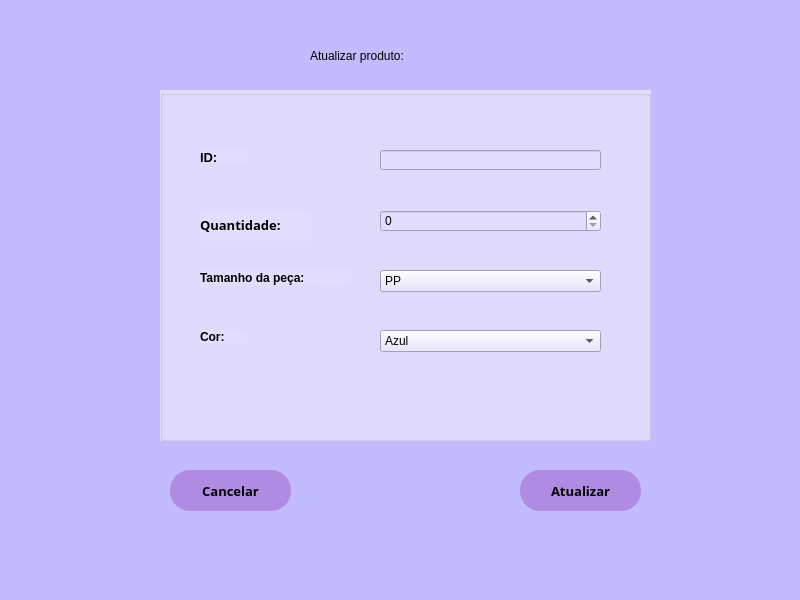
<?xml version="1.0" encoding="UTF-8"?>
<ui version="4.0">
 <class>tl_atualizar</class>
 <widget class="QMainWindow" name="tl_atualizar">
  <property name="geometry">
   <rect>
    <x>0</x>
    <y>0</y>
    <width>800</width>
    <height>600</height>
   </rect>
  </property>
  <property name="windowTitle">
   <string>MainWindow</string>
  </property>
  <property name="styleSheet">
   <string notr="true">background-color: rgb(195, 187, 255);</string>
  </property>
  <widget class="QWidget" name="centralwidget">
   <widget class="QLabel" name="label">
    <property name="geometry">
     <rect>
      <x>310</x>
      <y>30</y>
      <width>231</width>
      <height>51</height>
     </rect>
    </property>
    <property name="styleSheet">
     <string notr="true">font: 22pt &quot;Tw Cen MT Condensed Extra Bold&quot;;</string>
    </property>
    <property name="text">
     <string>Atualizar produto:</string>
    </property>
   </widget>
   <widget class="QGroupBox" name="groupBox">
    <property name="geometry">
     <rect>
      <x>160</x>
      <y>90</y>
      <width>491</width>
      <height>351</height>
     </rect>
    </property>
    <property name="styleSheet">
     <string notr="true">
background-color: rgb(226, 221, 255);</string>
    </property>
    <property name="title">
     <string/>
    </property>
    <widget class="QLabel" name="label_2">
     <property name="geometry">
      <rect>
       <x>40</x>
       <y>120</y>
       <width>111</width>
       <height>31</height>
      </rect>
     </property>
     <property name="font">
      <font>
       <family>Perpetua Titling MT</family>
       <pointsize>10</pointsize>
       <weight>3</weight>
       <italic>false</italic>
       <bold>false</bold>
      </font>
     </property>
     <property name="styleSheet">
      <string notr="true">font: 25 10pt &quot;Perpetua Titling MT&quot;;
</string>
     </property>
     <property name="text">
      <string>&lt;html&gt;&lt;head/&gt;&lt;body&gt;&lt;p&gt;&lt;span style=&quot; font-weight:600;&quot;&gt;Quantidade:&lt;/span&gt;&lt;/p&gt;&lt;/body&gt;&lt;/html&gt;</string>
     </property>
    </widget>
    <widget class="QSpinBox" name="atualizar_quantidade">
     <property name="geometry">
      <rect>
       <x>220</x>
       <y>120</y>
       <width>221</width>
       <height>22</height>
      </rect>
     </property>
    </widget>
    <widget class="QLabel" name="label_4">
     <property name="geometry">
      <rect>
       <x>40</x>
       <y>180</y>
       <width>151</width>
       <height>16</height>
      </rect>
     </property>
     <property name="styleSheet">
      <string notr="true">font: 25 10pt &quot;Perpetua Titling MT&quot;;</string>
     </property>
     <property name="text">
      <string>&lt;html&gt;&lt;head/&gt;&lt;body&gt;&lt;p&gt;&lt;span style=&quot; font-weight:600;&quot;&gt;Tamanho da peça:&lt;/span&gt;&lt;/p&gt;&lt;/body&gt;&lt;/html&gt;</string>
     </property>
    </widget>
    <widget class="QComboBox" name="atualizar_tamanho">
     <property name="geometry">
      <rect>
       <x>220</x>
       <y>180</y>
       <width>221</width>
       <height>22</height>
      </rect>
     </property>
     <item>
      <property name="text">
       <string>PP</string>
      </property>
     </item>
     <item>
      <property name="text">
       <string>P</string>
      </property>
     </item>
     <item>
      <property name="text">
       <string>M</string>
      </property>
     </item>
     <item>
      <property name="text">
       <string>G</string>
      </property>
     </item>
     <item>
      <property name="text">
       <string>GG</string>
      </property>
     </item>
    </widget>
    <widget class="QLabel" name="label_6">
     <property name="geometry">
      <rect>
       <x>40</x>
       <y>240</y>
       <width>47</width>
       <height>13</height>
      </rect>
     </property>
     <property name="styleSheet">
      <string notr="true">font: 25 10pt &quot;Perpetua Titling MT&quot;;</string>
     </property>
     <property name="text">
      <string>&lt;html&gt;&lt;head/&gt;&lt;body&gt;&lt;p&gt;&lt;span style=&quot; font-weight:600;&quot;&gt;Cor:&lt;/span&gt;&lt;/p&gt;&lt;/body&gt;&lt;/html&gt;</string>
     </property>
    </widget>
    <widget class="QComboBox" name="atualizar_cor">
     <property name="geometry">
      <rect>
       <x>220</x>
       <y>240</y>
       <width>221</width>
       <height>22</height>
      </rect>
     </property>
     <item>
      <property name="text">
       <string>Azul</string>
      </property>
     </item>
     <item>
      <property name="text">
       <string>Roxo</string>
      </property>
     </item>
     <item>
      <property name="text">
       <string>Rosa</string>
      </property>
     </item>
     <item>
      <property name="text">
       <string>Amarelo</string>
      </property>
     </item>
     <item>
      <property name="text">
       <string>Laranja</string>
      </property>
     </item>
     <item>
      <property name="text">
       <string>Verde</string>
      </property>
     </item>
     <item>
      <property name="text">
       <string>Vermelho</string>
      </property>
     </item>
     <item>
      <property name="text">
       <string>Preto</string>
      </property>
     </item>
     <item>
      <property name="text">
       <string>Branco</string>
      </property>
     </item>
     <item>
      <property name="text">
       <string>Marrom</string>
      </property>
     </item>
    </widget>
    <widget class="QLabel" name="label_9">
     <property name="geometry">
      <rect>
       <x>40</x>
       <y>60</y>
       <width>47</width>
       <height>13</height>
      </rect>
     </property>
     <property name="styleSheet">
      <string notr="true">font: 25 10pt &quot;Perpetua Titling MT&quot;;</string>
     </property>
     <property name="text">
      <string>&lt;html&gt;&lt;head/&gt;&lt;body&gt;&lt;p&gt;&lt;span style=&quot; font-size:10pt; font-weight:600;&quot;&gt;ID:&lt;/span&gt;&lt;/p&gt;&lt;/body&gt;&lt;/html&gt;</string>
     </property>
    </widget>
    <widget class="QLineEdit" name="atualizar_id">
     <property name="geometry">
      <rect>
       <x>220</x>
       <y>60</y>
       <width>221</width>
       <height>20</height>
      </rect>
     </property>
    </widget>
   </widget>
   <widget class="QPushButton" name="botao_atualizar_voltar_principal">
    <property name="geometry">
     <rect>
      <x>170</x>
      <y>470</y>
      <width>121</width>
      <height>41</height>
     </rect>
    </property>
    <property name="font">
     <font>
      <family>Perpetua Titling MT</family>
      <pointsize>10</pointsize>
      <weight>75</weight>
      <bold>true</bold>
     </font>
    </property>
    <property name="styleSheet">
     <string notr="true">QPushButton{background-color: rgb(177, 138, 225);
border-radius: 20px 20px 20px;}

QPushButton:hover{
color: rgb(255, 255, 255);
background-color: rgb(193, 102, 216);
border-radius: 20px 20px 20px;
}</string>
    </property>
    <property name="text">
     <string>Cancelar</string>
    </property>
    <property name="icon">
     <iconset>
      <normaloff>image/tela atualizar/go-back-arrow.png</normaloff>image/tela atualizar/go-back-arrow.png</iconset>
    </property>
   </widget>
   <widget class="QPushButton" name="botao_atualizar_final">
    <property name="geometry">
     <rect>
      <x>520</x>
      <y>470</y>
      <width>121</width>
      <height>41</height>
     </rect>
    </property>
    <property name="font">
     <font>
      <family>Perpetua Titling MT</family>
      <pointsize>10</pointsize>
      <weight>75</weight>
      <bold>true</bold>
     </font>
    </property>
    <property name="styleSheet">
     <string notr="true">QPushButton{background-color: rgb(177, 138, 225);
border-radius: 20px 20px 20px;}

QPushButton:hover{
color: rgb(255, 255, 255);
background-color: rgb(193, 102, 216);
border-radius: 20px 20px 20px;
}</string>
    </property>
    <property name="text">
     <string>Atualizar</string>
    </property>
    <property name="icon">
     <iconset>
      <normaloff>image/tela atualizar/atualizar (1).png</normaloff>image/tela atualizar/atualizar (1).png</iconset>
    </property>
   </widget>
   <widget class="QLabel" name="label_7">
    <property name="geometry">
     <rect>
      <x>250</x>
      <y>30</y>
      <width>51</width>
      <height>51</height>
     </rect>
    </property>
    <property name="text">
     <string/>
    </property>
    <property name="pixmap">
     <pixmap>image/tela atualizar/atualizar.png</pixmap>
    </property>
    <property name="scaledContents">
     <bool>true</bool>
    </property>
   </widget>
  </widget>
  <widget class="QMenuBar" name="menubar">
   <property name="geometry">
    <rect>
     <x>0</x>
     <y>0</y>
     <width>800</width>
     <height>21</height>
    </rect>
   </property>
  </widget>
  <widget class="QStatusBar" name="statusbar"/>
 </widget>
 <resources/>
 <connections/>
</ui>
